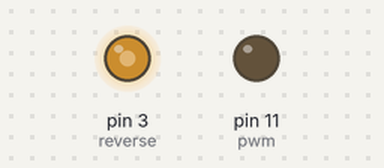
This sketch was run on a simulated Arduino Uno, built with avr-gcc and run on an emulated ATmega328P. On the bench: output pins drawn as LEDs (lit = HIGH). What the sketch prints to the serial monitor is not drawn.

Above: at 0.05 s.
Timing chart, 0 to 3.5 s (numbered marks = the images above):
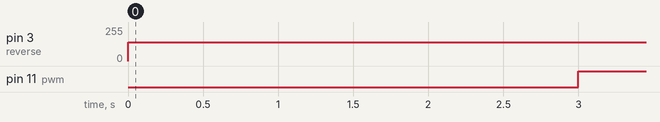

Measured:
- by itself, pin 3 (reverse): 0/255 → 140/255 at 0.00 s
- by itself, pin 11 (pwm): LOW → HIGH at 3.0 s

The sketch:

Another_Trial_Code.ino
```cpp
//defining Pins names for the code

int pwm=11; int forward=2; int reverse=3;


int encoderValue=0; void count(void); void setup()

{

Serial.begin(9600);

pinMode(2,INPUT);
pinMode(3,INPUT);

attachInterrupt(2,count,FALLING);


}

void loop()

{

digitalWrite(pwm,1);

digitalWrite(forward,0);

analogWrite(reverse,140);

Serial.print("Starting\n");

delay(3000); Serial.print("Encoder Value="); Serial.println(encoderValue); while(1)

{


// to print encoder value on the screen Serial.print("Encoder Value="); Serial.println(encoderValue); //Setting value of encoder

//defining the while statement condition if(encoderValue<5000)

break; // loop will break as soon as encoder value reaches 5000 or above digitalWrite(forward,1);

digitalWrite(reverse,0);

analogWrite(pwm,150);

}

digitalWrite(forward,1);

digitalWrite(reverse,1);

analogWrite(pwm,255);

}

void count()

{

encoderValue++;

}
```
